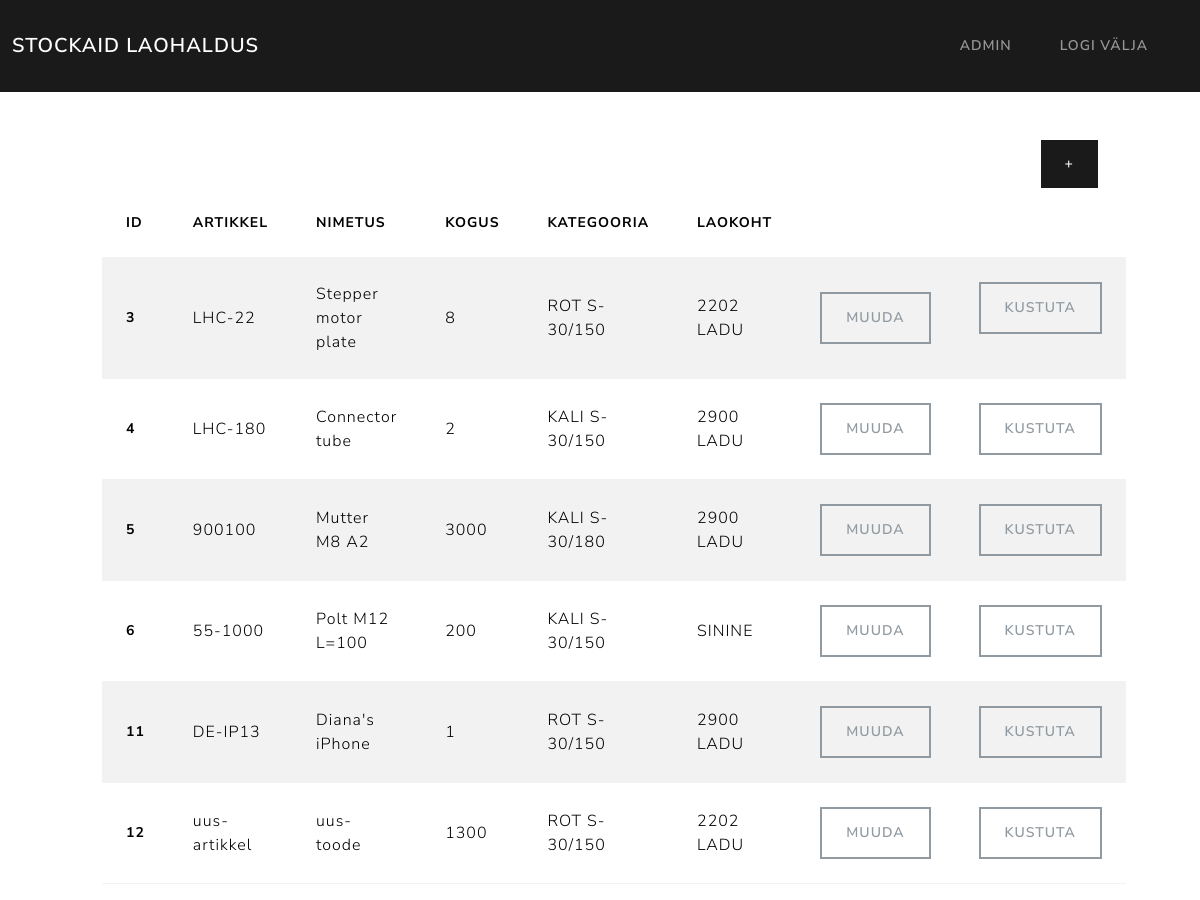
The page /dashboard/ (signed in) on the database its author committed.
### stock/models.py (models this page shows, shortened)
class InventoryItem(models.Model):
    part = models.CharField(max_length=200)
    name = models.CharField(max_length=200)
    quantity = models.IntegerField()
    category = models.ForeignKey('Category', on_delete=models.SET_NULL, blank=True, null=True)
    location = models.ForeignKey('Location', on_delete=models.SET_NULL, blank=True, null=True)
    date_created = models.DateTimeField(auto_now_add=True)

class Category(models.Model):
    name = models.CharField(max_length=200)
    class Meta:
        verbose_name_plural = 'categories'

class Location(models.Model):
    name = models.CharField(max_length=200)

### stock/views.py (the view)
# urls.py: path('dashboard/', Dashboard.as_view(), name='dashboard'),
class Dashboard(LoginRequiredMixin, View):
    def get(self, request):
        items = InventoryItem.objects.order_by('id')
        return render(request, 'stock/dashboard.html', {'items': items})

### stock/templates/stock/dashboard.html (shortened to what this page needs)
{% extends 'stock/base.html' %}
{% block content %}
<div class="row">
    <div class="col-md-10 col-12 mx-auto mt-5">
        <div class="d-flex justify-content-end">
            <a href="{% url 'add-item' %}" class="btn btn-primary">+</a>
        </div>
        <table class="table table-hover table-striped">
            <thead>
                <tr>
                    <th scope="col">ID</th>
                    <th scope="col">Artikkel</th>
                    <th scope="col">Nimetus</th>
                    <th scope="col">Kogus</th>
                    <th scope="col">Kategooria</th>
                    <th scope="col">Laokoht</th>
                    <th scope="col"></th>
                    <th scope="col"></th>
                </tr>
            </thead>
            <tbody>
                {% for item in items %}
                <tr>
                    <th scope="row" style="vertical-align:middle">{{ item.id }}</th>
                    <td style="vertical-align:middle">{{ item.part }}</td>
                    <td style="vertical-align:middle">{{ item.name }}</td>
                    <td style="vertical-align:middle">{{ item.quantity }}</td>
                    <td style="vertical-align:middle">{{ item.category.name }}</td>
                    <td style="vertical-align:middle">{{ item.location.name }}</td>
                    <td style="vertical-align:middle"><a href="{% url 'edit-item' item.id %}" class="btn btn-outline-secondary">Muuda</td>
                    <td><a href="{% url 'delete-item' item.id %}" class="btn btn-outline-secondary">Kustuta</a></td>
                </tr>
                {% endfor %}
            </tbody>
        </table>
    </div>
</div>
{% endblock content %}

### stock/templates/stock/base.html (shortened to what this page needs)
<!DOCTYPE html>
<html lang="en">
    <head>
        <link href="https://bootswatch.com/5/lux/bootstrap.min.css" rel="stylesheet">
    </head>
    <body>
        {% include 'stock/navigation.html' %}
        {% block content %}
        {% endblock content%}
        {% load static %}
    </body>
</html>

### stock/templates/stock/navigation.html (shortened to what this page needs)
<nav class="navbar navbar-expand-lg bg-primary" data-bs-theme="dark">
    <div class="container-fluid">
        <a class="navbar-brand" href="{% url 'index' %}">StockAid laohaldus</a>
        <div class="collapse navbar-collapse justify-content-end" id="navbarNav">
            <ul class="navbar-nav">
                {% if user.is_authenticated %}
                <li class="nav-item">
                    <a class="nav-link" href="#">{{ user.username }}</a>
                </li>
                <li class="nav-item">
                    <a class="nav-link" href="{% url 'logout' %}">Logi välja</a>
                </li>
                {% endif %}
            </ul>
        </div>
    </div>
</nav>

### rows shown on the page
InventoryItem: id "3", part "LHC-22", name "Stepper motor plate", quantity "8", category.name "ROT S-30/150", location.name "2202 LADU"
InventoryItem: id "4", part "LHC-180", name "Connector tube", quantity "2", category.name "KALI S-30/150", location.name "2900 LADU"
InventoryItem: id "5", part "900100", name "Mutter M8 A2", quantity "3000", category.name "KALI S-30/180", location.name "2900 LADU"
InventoryItem: id "6", part "55-1000", name "Polt M12 L=100", quantity "200", category.name "KALI S-30/150", location.name "SININE"
InventoryItem: id "11", part "DE-IP13", name "Diana's iPhone", quantity "1", category.name "ROT S-30/150", location.name "2900 LADU"
InventoryItem: id "12", part "uus-artikkel", name "uus-toode", quantity "1300", category.name "ROT S-30/150", location.name "2202 LADU"

### other values the page prints
{{ user.username }} "ADMIN"
